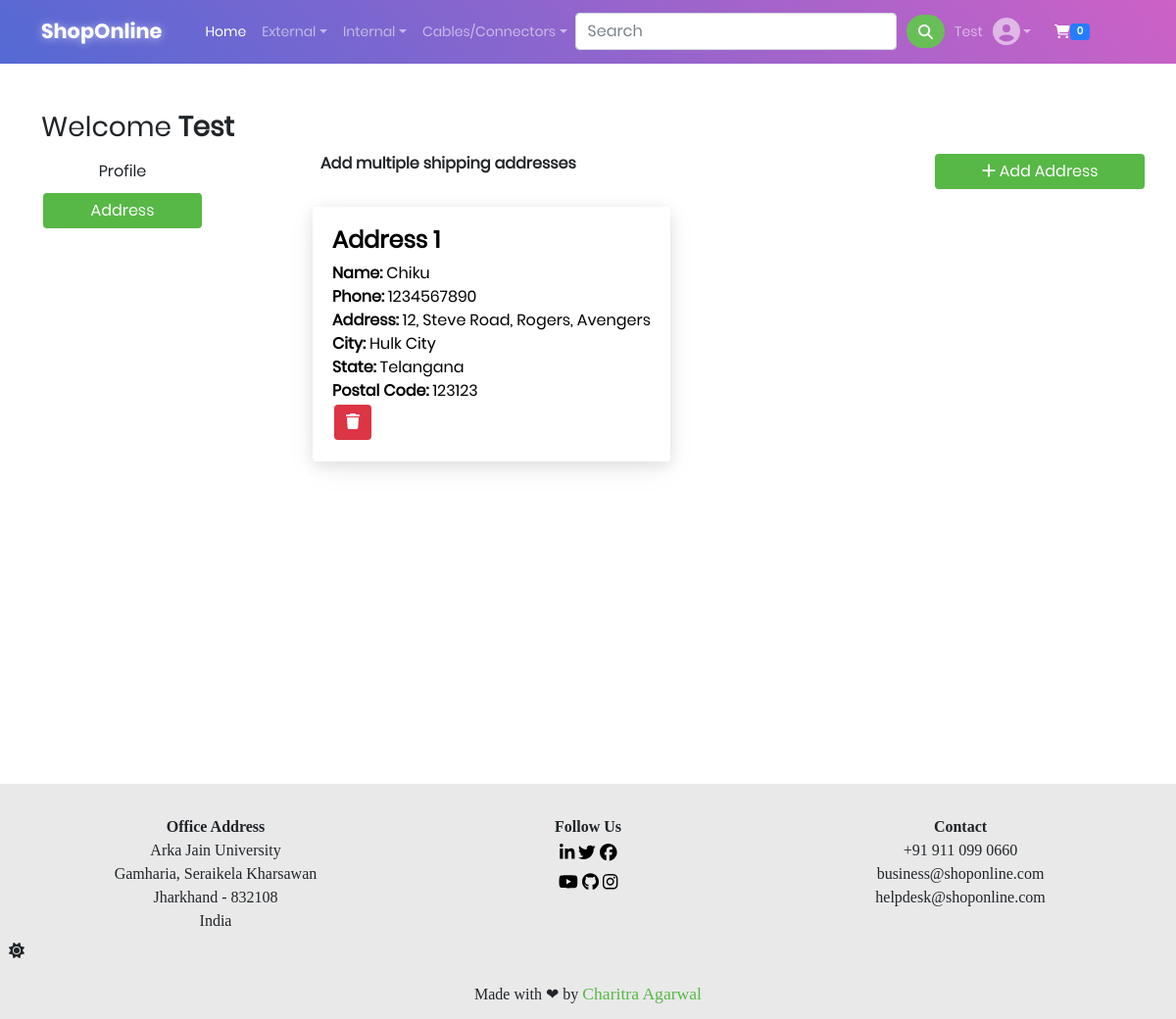
The app's page /address/ (signed in), older data.
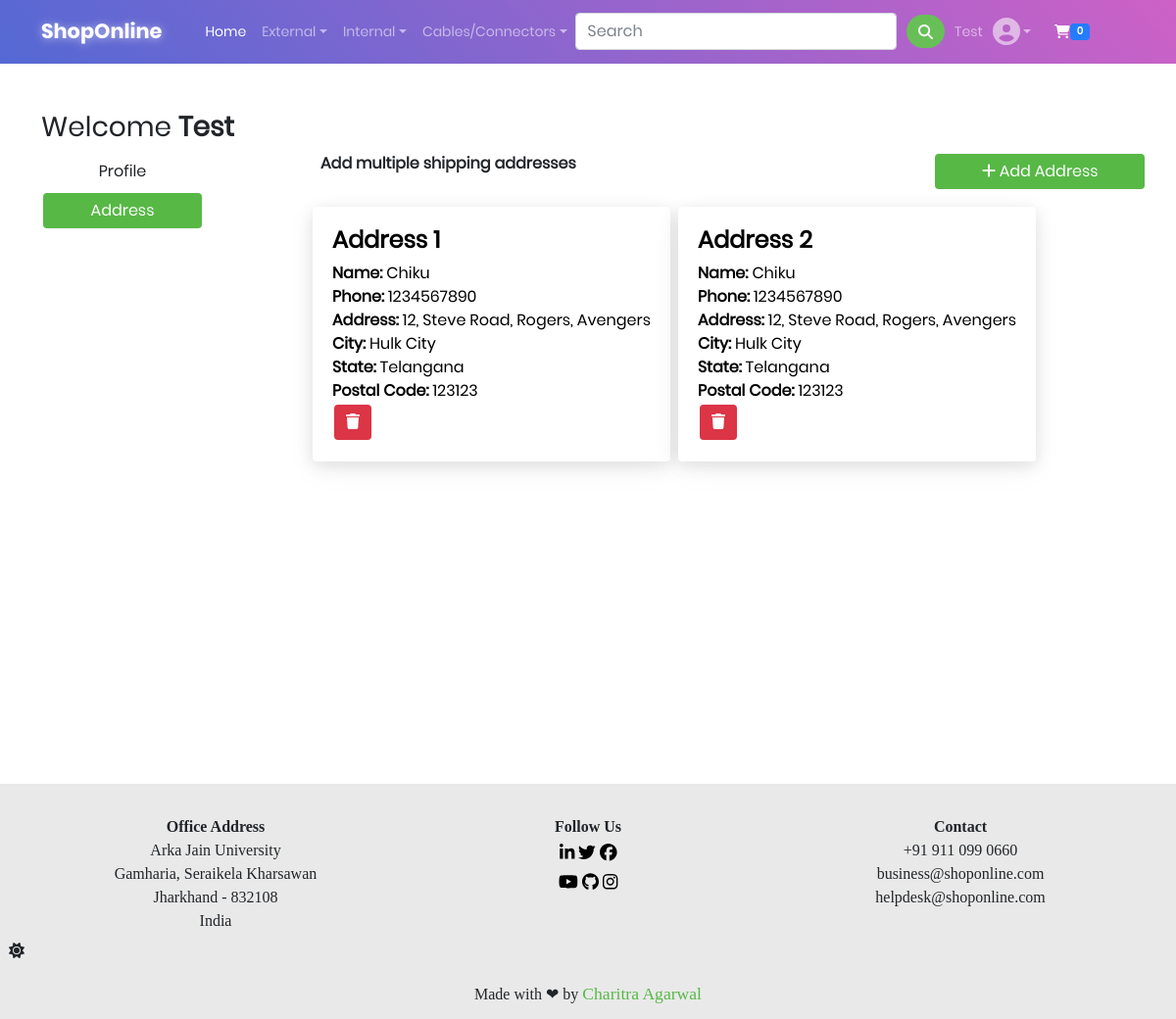
The same page, newer data.
### app/models.py (models this page shows, shortened)
class Customer(models.Model):
    user = models.ForeignKey(User, on_delete=models.CASCADE)
    name = models.CharField(max_length=200)
    phone = models.IntegerField(validators=[validate_phone_length])
    locality_address = models.CharField(max_length=200)
    city = models.CharField(max_length=50)
    state = models.CharField(choices=STATE_CHOICES, max_length=50)
    zipcode = models.IntegerField(validators=[validate_zipcode_length])

### app/views.py (the view, shortened to what this page needs)
# urls.py: path('address/', views.AddressView.as_view(), name='address'),
class AddressView(View):
    def get(self, request):
        form = CustomerProfileForm()
        address = Customer.objects.filter(user=request.user)
        return render(request, 'app/address.html', {'form': form, 'address': address, 'active': 'btn-primary'})

### app/forms.py
class CustomerProfileForm(forms.ModelForm):
    class Meta:
        model = Customer
        fields = ['name', 'phone', 'locality_address', 'city', 'state', 'zipcode']
        widgets = {
            'name': forms.TextInput(attrs={'class': 'form-input', 'placeholder': 'Customer Name'}),
            'phone': forms.NumberInput(attrs={'class': 'form-input', 'placeholder': 'Customer Phone Number'}),
            'locality_address': forms.TextInput(attrs={'class': 'form-input', 'placeholder': 'Address'}),
            'city': forms.TextInput(attrs={'class': 'form-input', 'placeholder': 'City'}),
            'state': forms.Select(attrs={'class': 'form-input', 'placeholder': 'State'}),
            'zipcode': forms.NumberInput(attrs={'class': 'form-input', 'placeholder': 'Zipcode'}),
        }

### app/context_processors.py (called while the page is built)
def cart_count(request):
  counter = 0
  from app.models import Cart
  try:
    counter = Cart.objects.filter(user=request.user).count()
    print(counter)
  except:
    counter = 0
  return {'cart_counter': counter}

### app/templates/app/address.html (shortened to what this page needs)
{% extends 'app/base.html' %}
{% load static %}
{% block custom_css %}
  <link rel="stylesheet" href="{% static 'app/css/form-page.css' %}" />
  <link rel="stylesheet" href="{% static 'app/css/profile.css' %}" />
{% endblock custom_css %}
{% block main-content %}
  <div class="container my-5">
    <div class="row">
      <h3>Welcome <strong class="text-capitalize">{{request.user.username|capfirst}}</strong></h3>
      <div class="col-sm-2">
        <ul class="list-unstyled">
          <li class="d-grid"><a href="{% url 'profile' %}" class="btn">Profile</a></li>
          <li class="d-grid"><a href="{% url 'address' %}" class="btn {{active}}">Address</a></li>
        </ul>
      </div>
      <div class="col-sm-9 offset-sm-1">
        <div class="row mb-3">
          <p class="col"><strong>Add multiple shipping addresses</strong></p>
          <button onclick="addBtn()" class="btn btn-primary col-sm-3"><i class="fa fa-plus"></i> Add Address</i></button>
        </div>
        <div class="row">
          {% for add in address %}
            <div class="card col-sm-6">
              <h4 class="fw-bold fs-10">Address {{forloop.counter}}</h4>
              <span class="fs-13 d-block"><span class="fw-bold">Name:</span> {{add.name}}</span>
              <span class="fs-13 d-block"><span class="fw-bold">Phone:</span> {{add.phone}}</span>
              <span class="fs-13 d-block"><span class="fw-bold">Address:</span> {{add.locality_address}}</span>
              <span class="fs-13 d-block"><span class="fw-bold">City:</span> {{add.city}}</span>
              <span class="fs-13 d-block"><span class="fw-bold">State:</span> {{add.state}}</span>
              <span class="fs-13 d-block"><span class="fw-bold">Postal Code:</span> {{add.zipcode}}</span>
              <form action="{% url 'delete_customer' id=add.id %}" method="post">
                <button class="btn btn-danger shadow-none" type="submit" ><i class="fa fa-trash"></i></button>
              </form>
            </div>
          {% empty %}
            <div>There are no Customer addresses added! Click the <strong>Add</strong> button to add new address</div>
          {% endfor %}
        </div>
      </div>
    </div>
  </div>
{% endblock main-content %}

Row changes from the older to the newer data that the page shows:
added Customer: name "Chiku", phone "1234567890", locality_address "12, Steve Road, Rogers, Avengers", city "Hulk City", state "Telangana", zipcode "123123"
